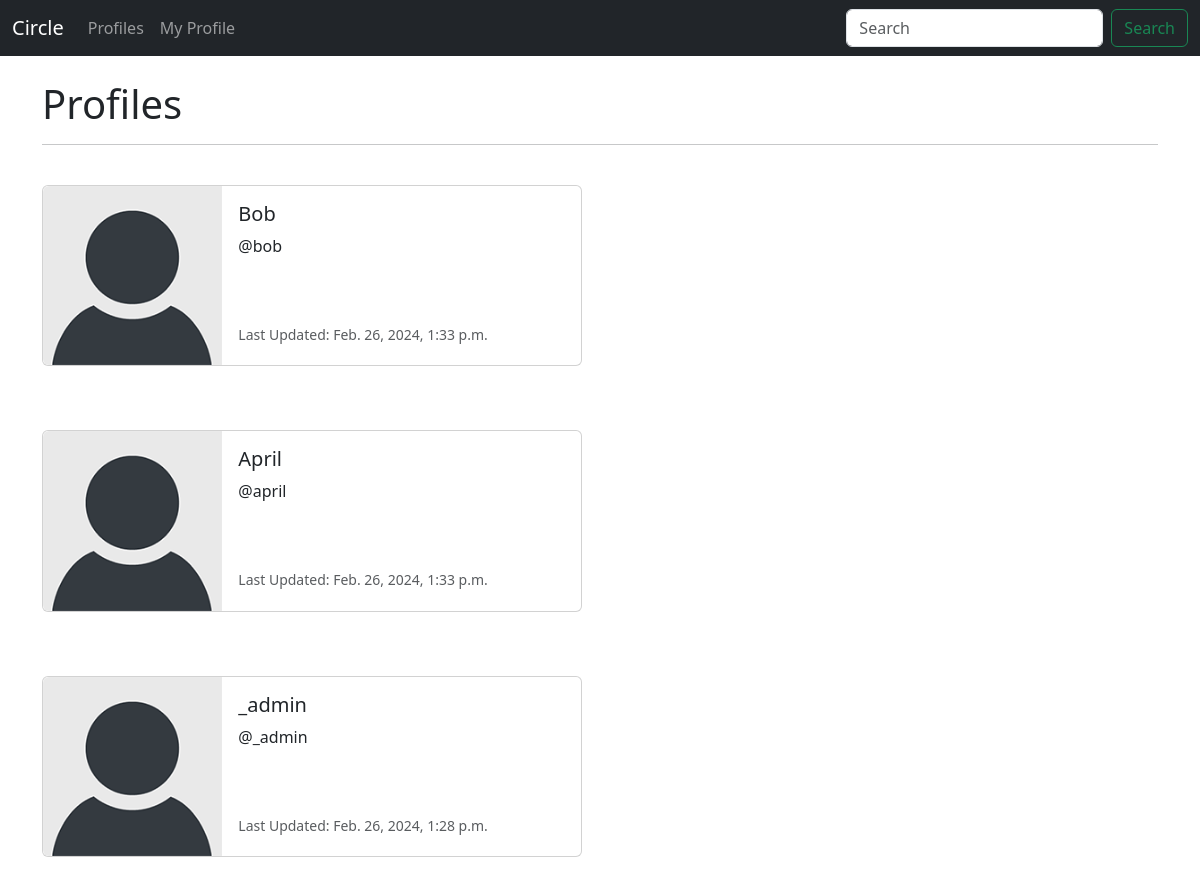
Page /profile_list/ (signed in) on the committed database.
### circle/models.py (models this page shows, shortened)
class Profile(models.Model):
    user = models.OneToOneField( User, on_delete=models.CASCADE)
    follows = models.ManyToManyField("self",
        related_name="followed_by",
        symmetrical=False,
        blank=True)
    date_modified = models.DateTimeField(User, auto_now=True)

### circle/views.py (the view)
# urls.py: path('profile_list/', views.profile_list, name='profile_list'),
def profile_list(request):
    if request.user.is_authenticated:
        profiles = Profile.objects.exclude(user=request.user)
        return render(request, 'profile_list.html', {"profiles":profiles} )
    else:
        messages.success(request, ("You must be logged in to View Page..."))
        return redirect('home')

### circle/templates/profile_list.html
{% extends 'base.html' %}
{% load static %}
{% block content %}
<h1>Profiles</h1>
<hr/>
<br/>
{% if profiles %}
   {% for profile in profiles %}
   <div class="card mb-3" style="max-width: 540px;">
    <div class="row g-0">
      <div class="col-md-4">
        <img src="{% static 'images/default_profile_pic.png' %}" class="img-fluid rounded-start" alt="Profile Image">
      </div>
      <div class="col-md-8">
        <div class="card-body">
          <h5 class="card-title">{{ profile.user.username }}</h5>
          <p class="card-text">@{{ profile.user.username | lower}}</p><br/><br/>
          <p class="card-text"><small class="text-body-secondary">Last Updated: {{ profile.date_modified }}
        </small></p>
        </div>
      </div>
    </div>
  </div>
  <br/>
  <br/>
   {% endfor %}
{% endif %}
{% endblock %}

### rows in the picture
Profile: user.username "Bob", user.username "bob", date_modified "Feb. 26, 2024, 1:33 p.m."
Profile: user.username "April", user.username "april", date_modified "Feb. 26, 2024, 1:33 p.m."
Profile: user.username "_admin", date_modified "Feb. 26, 2024, 1:28 p.m."
